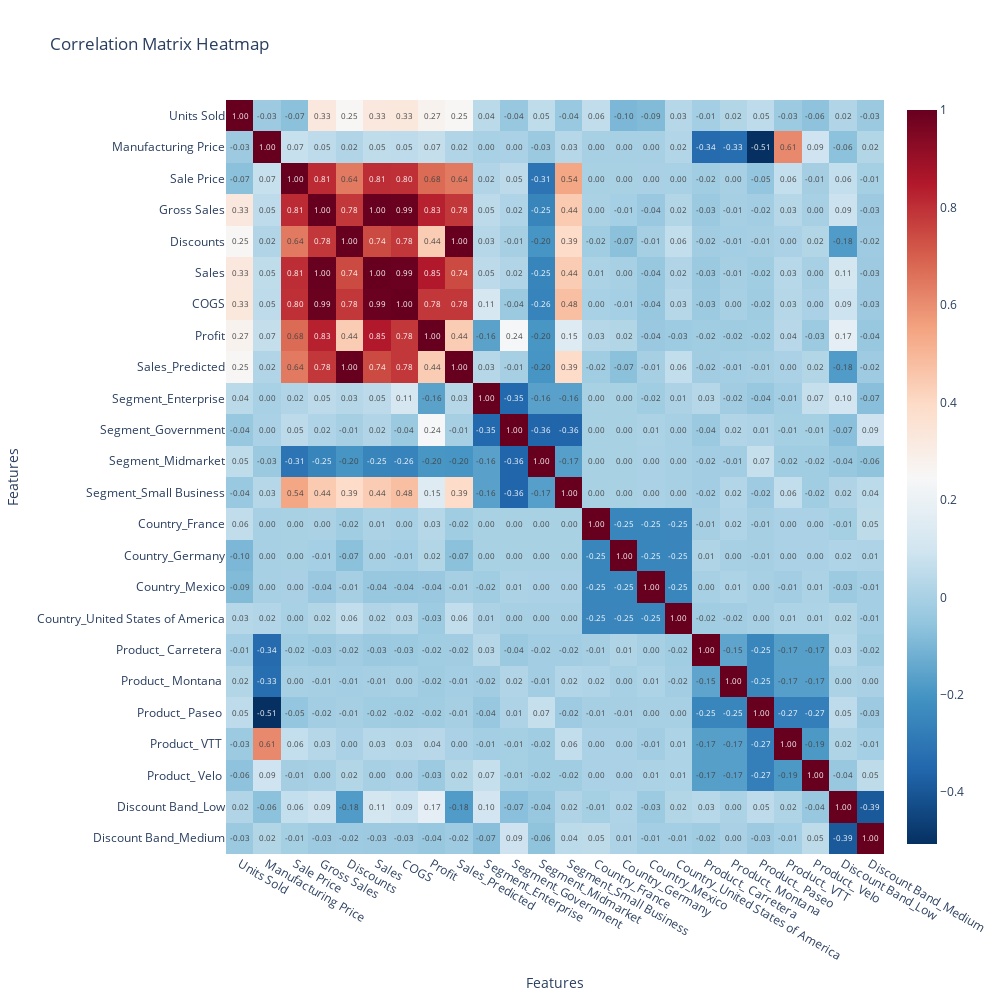

Here is the notebook cell this chart was saved with:
### Code cell
# Visualize the correlation matrix
fig = px.imshow(
    correlation_matrix,
    text_auto=".2f",  # Format text with two decimal places
    color_continuous_scale="RdBu_r",  # Use a valid Plotly colorscale
    title="Correlation Matrix Heatmap",
    aspect="auto"  # Ensures the heatmap scales proportionally
)

# Adjust layout for better visualization
fig.update_layout(
    xaxis_title="Features",
    yaxis_title="Features",
    width=1000,  # Adjust width
    height=1000,  # Adjust height
)

# Show the heatmap
fig.show()

### Figure 1 — Plotly figure (JSON) as saved in the notebook; plotly's stock layout.template omitted (floating-point values rounded to 4 significant figures; data arrays with more than 128 entries replaced by an {"elided": "..."} marker saying what was removed)
{"data": [{"coloraxis": "coloraxis", "hovertemplate": "x: %{x}<br>y: %{y}<br>color: %{z}<extra></extra>", "name": "0", "texttemplate": "%{z:.2f}", "type": "heatmap", "x": ["Units Sold", "Manufacturing Price", "Sale Price", "Gross Sales", "Discounts", "Sales", "COGS", "Profit", "Sales_Predicted", "Segment_Enterprise", "Segment_Government", "Segment_Midmarket", "Segment_Small Business", "Country_France", "Country_Germany", "Country_Mexico", "Country_United States of America", "Product_ Carretera ", "Product_ Montana ", "Product_ Paseo ", "Product_ VTT ", "Product_ Velo ", "Discount Band_Low", "Discount Band_Medium"], "xaxis": "x", "y": ["Units Sold", "Manufacturing Price", "Sale Price", "Gross Sales", "Discounts", "Sales", "COGS", "Profit", "Sales_Predicted", "Segment_Enterprise", "Segment_Government", "Segment_Midmarket", "Segment_Small Business", "Country_France", "Country_Germany", "Country_Mexico", "Country_United States of America", "Product_ Carretera ", "Product_ Montana ", "Product_ Paseo ", "Product_ VTT ", "Product_ Velo ", "Discount Band_Low", "Discount Band_Medium"], "yaxis": "y", "z": {"elided": "24x24 float values"}}], "layout": {"coloraxis": {"colorscale": [[0, "rgb(5,48,97)"], [0.1, "rgb(33,102,172)"], [0.2, "rgb(67,147,195)"], [0.3, "rgb(146,197,222)"], [0.4, "rgb(209,229,240)"], [0.5, "rgb(247,247,247)"], [0.6, "rgb(253,219,199)"], [0.7, "rgb(244,165,130)"], [0.8, "rgb(214,96,77)"], [0.9, "rgb(178,24,43)"], [1, "rgb(103,0,31)"]]}, "height": 1000, "title": {"text": "Correlation Matrix Heatmap"}, "width": 1000, "xaxis": {"anchor": "y", "domain": [0, 1], "title": {"text": "Features"}}, "yaxis": {"anchor": "x", "autorange": "reversed", "domain": [0, 1], "title": {"text": "Features"}}}}
